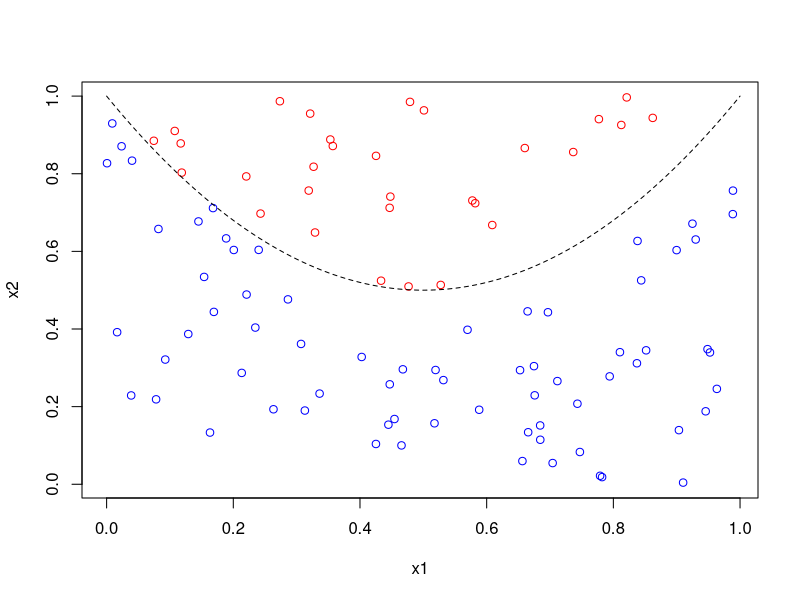

This figure's R source:
## ---- chunk 1
#| label: quadratic-boundary
x1 <- runif(100)
x2 <- runif(100)
z <- ifelse(x2 > 2 * (x1 - .5)^2 + .5, 1, 0)
plot(x1, x2, col = ifelse(z, "red", "blue"))
x <- seq(0, 1, len = 101)
lines(x, 2 * (x - .5)^2 + .5, lty = 2)
